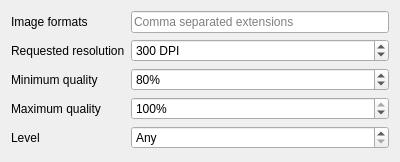
<?xml version="1.0" encoding="UTF-8"?>
<ui version="4.0">
 <class>ImagevalWidget</class>
 <widget class="QWidget" name="ImagevalWidget">
  <property name="geometry">
   <rect>
    <x>0</x>
    <y>0</y>
    <width>400</width>
    <height>162</height>
   </rect>
  </property>
  <property name="windowTitle">
   <string>Ckeck image parameters</string>
  </property>
  <property name="windowIcon">
   <iconset theme="document-properties">
    <normaloff>.</normaloff>.</iconset>
  </property>
  <layout class="QFormLayout" name="formLayout">
   <property name="fieldGrowthPolicy">
    <enum>QFormLayout::AllNonFixedFieldsGrow</enum>
   </property>
   <property name="rowWrapPolicy">
    <enum>QFormLayout::DontWrapRows</enum>
   </property>
   <property name="labelAlignment">
    <set>Qt::AlignLeading|Qt::AlignLeft|Qt::AlignVCenter</set>
   </property>
   <property name="formAlignment">
    <set>Qt::AlignLeading|Qt::AlignLeft|Qt::AlignTop</set>
   </property>
   <item row="0" column="0">
    <widget class="QLabel" name="extLabel">
     <property name="text">
      <string>Image formats</string>
     </property>
     <property name="buddy">
      <cstring>extEdit</cstring>
     </property>
    </widget>
   </item>
   <item row="1" column="0">
    <widget class="QLabel" name="dpiLabel">
     <property name="text">
      <string>Requested resolution</string>
     </property>
     <property name="buddy">
      <cstring>dpiSpin</cstring>
     </property>
    </widget>
   </item>
   <item row="1" column="1">
    <widget class="QSpinBox" name="dpiSpin">
     <property name="specialValueText">
      <string comment="resolution">Any</string>
     </property>
     <property name="suffix">
      <string notr="true"> DPI</string>
     </property>
     <property name="minimum">
      <number>0</number>
     </property>
     <property name="maximum">
      <number>3600</number>
     </property>
     <property name="value">
      <number>300</number>
     </property>
    </widget>
   </item>
   <item row="2" column="0">
    <widget class="QLabel" name="minqualLabel">
     <property name="text">
      <string>Minimum quality</string>
     </property>
     <property name="buddy">
      <cstring>minqualSpin</cstring>
     </property>
    </widget>
   </item>
   <item row="2" column="1">
    <widget class="QSpinBox" name="minqualSpin">
     <property name="suffix">
      <string notr="true">%</string>
     </property>
     <property name="minimum">
      <number>0</number>
     </property>
     <property name="maximum">
      <number>100</number>
     </property>
     <property name="value">
      <number>80</number>
     </property>
    </widget>
   </item>
   <item row="4" column="0">
    <widget class="QLabel" name="levelLabel">
     <property name="text">
      <string>Level</string>
     </property>
     <property name="buddy">
      <cstring>levelSpin</cstring>
     </property>
    </widget>
   </item>
   <item row="4" column="1">
    <widget class="QSpinBox" name="levelSpin">
     <property name="specialValueText">
      <string comment="level">Any</string>
     </property>
     <property name="minimum">
      <number>-1</number>
     </property>
     <property name="maximum">
      <number>99</number>
     </property>
     <property name="value">
      <number>-1</number>
     </property>
    </widget>
   </item>
   <item row="0" column="1">
    <widget class="QLineEdit" name="extEdit">
     <property name="placeholderText">
      <string>Comma separated extensions</string>
     </property>
    </widget>
   </item>
   <item row="3" column="0">
    <widget class="QLabel" name="maxqualLabel">
     <property name="text">
      <string>Maximum quality</string>
     </property>
    </widget>
   </item>
   <item row="3" column="1">
    <widget class="QSpinBox" name="maxqualSpin">
     <property name="suffix">
      <string>%</string>
     </property>
     <property name="minimum">
      <number>80</number>
     </property>
     <property name="maximum">
      <number>100</number>
     </property>
     <property name="value">
      <number>100</number>
     </property>
    </widget>
   </item>
  </layout>
 </widget>
 <tabstops>
  <tabstop>extEdit</tabstop>
  <tabstop>dpiSpin</tabstop>
  <tabstop>minqualSpin</tabstop>
  <tabstop>levelSpin</tabstop>
 </tabstops>
 <resources/>
 <connections/>
</ui>
